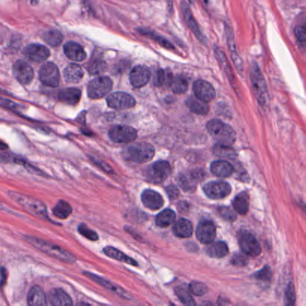
%> input picture BIP_dek8v5_A2_partI/BreastCacer_img_1127.tif, 306 x 306 px
$ octave laaabb.m   (GNU Octave 9; MATLAB toolbox functions it lacks are replaced by stand-ins)
%> lines starting %> are read from the running program, lines starting %| are printed output that depends on the picture
%%%%%%%%%%%%%%%%%%%%%%%%%%%%%%%%%%%%%%%%%%%%%%
% Dewi Endah Kharismawati                    %
% 14231619 / dek8v5                          %
% Biomedical Image Processing                %
% Assignment 2 Part I                        %
%%%%%%%%%%%%%%%%%%%%%%%%%%%%%%%%%%%%%%%%%%%%%%

clc;
clear all;
close all;

%read the image
Img = imread('BreastCacer_img_1127.tif');
%> Img is the input picture: size 306x306x3 uint8; mean R, G, B 173.7, 121.2, 162.8
figure,
subplot(2,3,1);
imshow(uint8(Img));
title('Original Image');

%apply cform
cform = makecform('srgb2lab');
lab_img = applycform(Img,cform);
%> lab_img: size 306x306x3 uint8; mean of channels 1, 2, 3 146, 154.4, 114.2

%get the ab color
Img_ab = double(lab_img(:,:,2:3));

[row, col, channel] = size(Img_ab);
%> row = 306; col = 306; channel = 2

%reshape based on ab feature
Img_ab = reshape(Img_ab,row*col,2);

nColors = 3;
% repeat the clustering 3 times to avoid local minima
clustered = kmeans(Img_ab,nColors);

%reshape the clustered
clustered = reshape(clustered,row,col);
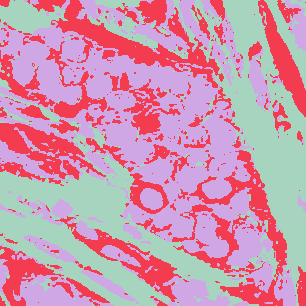
%> clustered: size 306x306 double; 3 distinct labels, from 1 to 3; one colour per label, 0 black
subplot(2,3,2);
imshow(clustered,[]), title('image clustered by index');

%segmenting the
img_segmented = cell(1,3);
rgb_label = repmat(clustered,[1 1 3]);
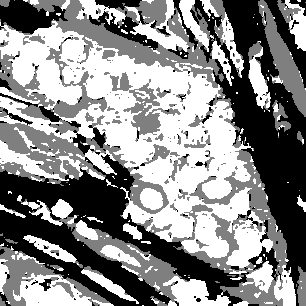
%> rgb_label: size 306x306x3 double; min 1, max 3, mean 2.08; drawn with min black and max white

for k = 1:nColors
    color = Img;
    color(rgb_label ~= k) = 0;
    img_segmented{k} = color;
end
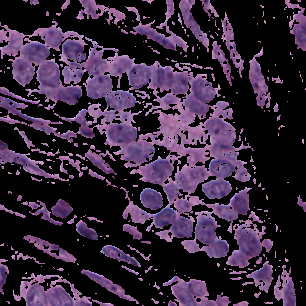
%> color: size 306x306x3 uint8; mean R, G, B 53.9, 37.7, 58.6
%> after the loop, img_segmented = 3 items

%plot the result
subplot(2,3,3);
imshow(img_segmented{1});
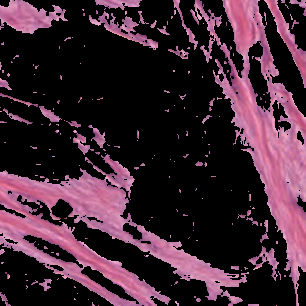
%> displayed picture: size 306x306x3, on the screen's scale of 0 to 255; mean R, G, B 62.8, 37.5, 50.8
title('objects in cluster 1');

subplot(2,3,4);
imshow(img_segmented{2})
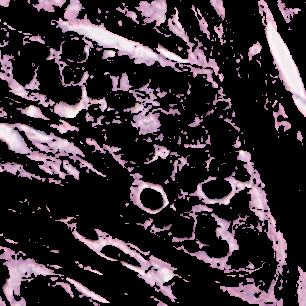
%> displayed picture: size 306x306x3, on the screen's scale of 0 to 255; mean R, G, B 57, 45.9, 53.4
title('objects in cluster 2');

subplot(2,3,5);
imshow(img_segmented{3})
title('objects in cluster 3');
